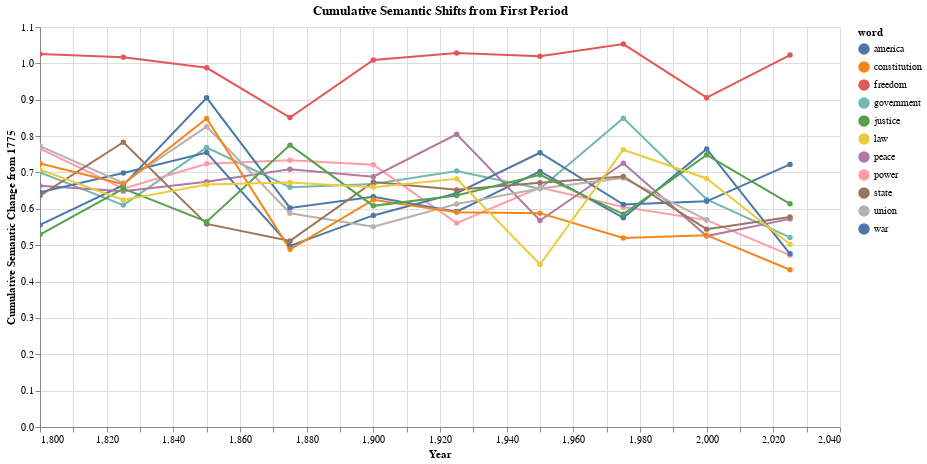

The code cell stored with this chart in its notebook:
### Code cell
shift_data = []
# Use first period as reference
base_period = periods[0]
base_model = models[base_period]

for current_period in periods[1:]:
    current_model = models[current_period]
    aligner = ProcustesAligner()
    metrics = aligner.fit(
        base_model.embeddings,
        current_model.embeddings,
        base_model.vocabulary,
        current_model.vocabulary,
    )

    for word in target_words:
        sim = aligner.get_word_similarity(
            word, base_model.embeddings, current_model.embeddings
        )
        if sim is not None:
            shift_data.append(
                {"period": current_period, "word": word, "cumulative_shift": 1 - sim}
            )

df_cumulative = pd.DataFrame(shift_data)
df_cumulative["year"] = df_cumulative["period"].apply(lambda x: int(x.split("-")[0]))

cumulative_timeline = (
    alt.Chart(df_cumulative)
    .mark_line(point=True)
    .encode(
        x=alt.X("year:Q", title="Year"),
        y=alt.Y("cumulative_shift:Q", title="Cumulative Semantic Change from 1775"),
        color="word:N",
        tooltip=["word", "year", "cumulative_shift"],
    )
    .properties(
        width=800, height=400, title="Cumulative Semantic Shifts from First Period"
    )
    .interactive()
)

cumulative_timeline

### Figure 1 — Vega-Lite specification as saved in the notebook (floating-point values rounded to 4 significant figures)
{"config": {"view": {"continuousWidth": 300, "continuousHeight": 300}}, "data": {"name": "data-6805920eb45ba1dc36607e3e72e9f119"}, "mark": {"type": "line", "point": true}, "encoding": {"color": {"field": "word", "type": "nominal"}, "tooltip": [{"field": "word", "type": "nominal"}, {"field": "year", "type": "quantitative"}, {"field": "cumulative_shift", "type": "quantitative"}], "x": {"field": "year", "title": "Year", "type": "quantitative"}, "y": {"field": "cumulative_shift", "title": "Cumulative Semantic Change from 1775", "type": "quantitative"}}, "height": 400, "params": [{"name": "param_2", "select": {"type": "interval", "encodings": ["x", "y"]}, "bind": "scales"}], "title": "Cumulative Semantic Shifts from First Period", "width": 800, "$schema": "https://vega.github.io/schema/vega-lite/v5.20.1.json", "datasets": {"data-6805920eb45ba1dc36607e3e72e9f119": [{"period": "1800-1824", "word": "freedom", "cumulative_shift": 1.026, "year": 1800}, {"period": "1800-1824", "word": "government", "cumulative_shift": 0.6998, "year": 1800}, {"period": "1800-1824", "word": "power", "cumulative_shift": 0.7655, "year": 1800}, {"period": "1800-1824", "word": "war", "cumulative_shift": 0.5556, "year": 1800}, {"period": "1800-1824", "word": "peace", "cumulative_shift": 0.6634, "year": 1800}, {"period": "1800-1824", "word": "america", "cumulative_shift": 0.6452, "year": 1800}, {"period": "1800-1824", "word": "union", "cumulative_shift": 0.7724, "year": 1800}, {"period": "1800-1824", "word": "state", "cumulative_shift": 0.6362, "year": 1800}, {"period": "1800-1824", "word": "constitution", "cumulative_shift": 0.7249, "year": 1800}, {"period": "1800-1824", "word": "justice", "cumulative_shift": 0.529, "year": 1800}, {"period": "1800-1824", "word": "law", "cumulative_shift": 0.7078, "year": 1800}, {"period": "1825-1849", "word": "freedom", "cumulative_shift": 1.017, "year": 1825}, {"period": "1825-1849", "word": "government", "cumulative_shift": 0.6103, "year": 1825}, {"period": "1825-1849", "word": "power", "cumulative_shift": 0.6551, "year": 1825}, {"period": "1825-1849", "word": "war", "cumulative_shift": 0.6651, "year": 1825}, {"period": "1825-1849", "word": "peace", "cumulative_shift": 0.6483, "year": 1825}, {"period": "1825-1849", "word": "america", "cumulative_shift": 0.6984, "year": 1825}, {"period": "1825-1849", "word": "union", "cumulative_shift": 0.6711, "year": 1825}, {"period": "1825-1849", "word": "state", "cumulative_shift": 0.7832, "year": 1825}, {"period": "1825-1849", "word": "constitution", "cumulative_shift": 0.6677, "year": 1825}, {"period": "1825-1849", "word": "justice", "cumulative_shift": 0.6558, "year": 1825}, {"period": "1825-1849", "word": "law", "cumulative_shift": 0.6245, "year": 1825}, {"period": "1850-1874", "word": "freedom", "cumulative_shift": 0.9877, "year": 1850}, {"period": "1850-1874", "word": "government", "cumulative_shift": 0.7687, "year": 1850}, {"period": "1850-1874", "word": "power", "cumulative_shift": 0.7237, "year": 1850}, {"period": "1850-1874", "word": "war", "cumulative_shift": 0.9052, "year": 1850}, {"period": "1850-1874", "word": "peace", "cumulative_shift": 0.6747, "year": 1850}, {"period": "1850-1874", "word": "america", "cumulative_shift": 0.7549, "year": 1850}, {"period": "1850-1874", "word": "union", "cumulative_shift": 0.8259, "year": 1850}, {"period": "1850-1874", "word": "state", "cumulative_shift": 0.5585, "year": 1850}, {"period": "1850-1874", "word": "constitution", "cumulative_shift": 0.8484, "year": 1850}, {"period": "1850-1874", "word": "justice", "cumulative_shift": 0.5647, "year": 1850}, {"period": "1850-1874", "word": "law", "cumulative_shift": 0.667, "year": 1850}, {"period": "1875-1899", "word": "freedom", "cumulative_shift": 0.8509, "year": 1875}, {"period": "1875-1899", "word": "government", "cumulative_shift": 0.6592, "year": 1875}, {"period": "1875-1899", "word": "power", "cumulative_shift": 0.7335, "year": 1875}, {"period": "1875-1899", "word": "war", "cumulative_shift": 0.6026, "year": 1875}, {"period": "1875-1899", "word": "peace", "cumulative_shift": 0.709, "year": 1875}, {"period": "1875-1899", "word": "america", "cumulative_shift": 0.4981, "year": 1875}, {"period": "1875-1899", "word": "union", "cumulative_shift": 0.5879, "year": 1875}, {"period": "1875-1899", "word": "state", "cumulative_shift": 0.5118, "year": 1875}, {"period": "1875-1899", "word": "constitution", "cumulative_shift": 0.4886, "year": 1875}, {"period": "1875-1899", "word": "justice", "cumulative_shift": 0.7752, "year": 1875}, {"period": "1875-1899", "word": "law", "cumulative_shift": 0.6725, "year": 1875}, {"period": "1900-1924", "word": "freedom", "cumulative_shift": 1.009, "year": 1900}, {"period": "1900-1924", "word": "government", "cumulative_shift": 0.6684, "year": 1900}, {"period": "1900-1924", "word": "power", "cumulative_shift": 0.7213, "year": 1900}, {"period": "1900-1924", "word": "war", "cumulative_shift": 0.6333, "year": 1900}, {"period": "1900-1924", "word": "peace", "cumulative_shift": 0.6882, "year": 1900}, {"period": "1900-1924", "word": "america", "cumulative_shift": 0.5819, "year": 1900}, {"period": "1900-1924", "word": "union", "cumulative_shift": 0.551, "year": 1900}, {"period": "1900-1924", "word": "state", "cumulative_shift": 0.6737, "year": 1900}, {"period": "1900-1924", "word": "constitution", "cumulative_shift": 0.6251, "year": 1900}, {"period": "1900-1924", "word": "justice", "cumulative_shift": 0.6082, "year": 1900}, {"period": "1900-1924", "word": "law", "cumulative_shift": 0.6591, "year": 1900}, {"period": "1925-1949", "word": "freedom", "cumulative_shift": 1.028, "year": 1925}, {"period": "1925-1949", "word": "government", "cumulative_shift": 0.7039, "year": 1925}, {"period": "1925-1949", "word": "power", "cumulative_shift": 0.5608, "year": 1925}, {"period": "1925-1949", "word": "war", "cumulative_shift": 0.5923, "year": 1925}, {"period": "1925-1949", "word": "peace", "cumulative_shift": 0.8049, "year": 1925}, {"period": "1925-1949", "word": "america", "cumulative_shift": 0.643, "year": 1925}, {"period": "1925-1949", "word": "union", "cumulative_shift": 0.6134, "year": 1925}, {"period": "1925-1949", "word": "state", "cumulative_shift": 0.6521, "year": 1925}, {"period": "1925-1949", "word": "constitution", "cumulative_shift": 0.5903, "year": 1925}, {"period": "1925-1949", "word": "justice", "cumulative_shift": 0.6365, "year": 1925}, {"period": "1925-1949", "word": "law", "cumulative_shift": 0.6825, "year": 1925}, {"period": "1950-1974", "word": "freedom", "cumulative_shift": 1.02, "year": 1950}, {"period": "1950-1974", "word": "government", "cumulative_shift": 0.6554, "year": 1950}, {"period": "1950-1974", "word": "power", "cumulative_shift": 0.6586, "year": 1950}, {"period": "1950-1974", "word": "war", "cumulative_shift": 0.7027, "year": 1950}, {"period": "1950-1974", "word": "peace", "cumulative_shift": 0.5679, "year": 1950}, {"period": "1950-1974", "word": "america", "cumulative_shift": 0.7542, "year": 1950}, {"period": "1950-1974", "word": "union", "cumulative_shift": 0.6561, "year": 1950}, {"period": "1950-1974", "word": "state", "cumulative_shift": 0.6715, "year": 1950}, {"period": "1950-1974", "word": "constitution", "cumulative_shift": 0.5881, "year": 1950}, {"period": "1950-1974", "word": "justice", "cumulative_shift": 0.6937, "year": 1950}, {"period": "1950-1974", "word": "law", "cumulative_shift": 0.4469, "year": 1950}, {"period": "1975-1999", "word": "freedom", "cumulative_shift": 1.053, "year": 1975}, {"period": "1975-1999", "word": "government", "cumulative_shift": 0.8493, "year": 1975}, {"period": "1975-1999", "word": "power", "cumulative_shift": 0.6047, "year": 1975}, {"period": "1975-1999", "word": "war", "cumulative_shift": 0.5754, "year": 1975}, {"period": "1975-1999", "word": "peace", "cumulative_shift": 0.7254, "year": 1975}, {"period": "1975-1999", "word": "america", "cumulative_shift": 0.6119, "year": 1975}, {"period": "1975-1999", "word": "union", "cumulative_shift": 0.6847, "year": 1975}, {"period": "1975-1999", "word": "state", "cumulative_shift": 0.6891, "year": 1975}, {"period": "1975-1999", "word": "constitution", "cumulative_shift": 0.52, "year": 1975}, {"period": "1975-1999", "word": "justice", "cumulative_shift": 0.5854, "year": 1975}, {"period": "1975-1999", "word": "law", "cumulative_shift": 0.7624, "year": 1975}, {"period": "2000-2024", "word": "freedom", "cumulative_shift": 0.9057, "year": 2000}, {"period": "2000-2024", "word": "government", "cumulative_shift": 0.6258, "year": 2000}, {"period": "2000-2024", "word": "power", "cumulative_shift": 0.569, "year": 2000}, {"period": "2000-2024", "word": "war", "cumulative_shift": 0.7646, "year": 2000}, {"period": "2000-2024", "word": "peace", "cumulative_shift": 0.5251, "year": 2000}, {"period": "2000-2024", "word": "america", "cumulative_shift": 0.6205, "year": 2000}, {"period": "2000-2024", "word": "union", "cumulative_shift": 0.5698, "year": 2000}, {"period": "2000-2024", "word": "state", "cumulative_shift": 0.5442, "year": 2000}, {"period": "2000-2024", "word": "constitution", "cumulative_shift": 0.5275, "year": 2000}, {"period": "2000-2024", "word": "justice", "cumulative_shift": 0.7484, "year": 2000}, {"period": "2000-2024", "word": "law", "cumulative_shift": 0.6833, "year": 2000}, {"period": "2025-2049", "word": "freedom", "cumulative_shift": 1.023, "year": 2025}, {"period": "2025-2049", "word": "government", "cumulative_shift": 0.5214, "year": 2025}, {"period": "2025-2049", "word": "power", "cumulative_shift": 0.4726, "year": 2025}, {"period": "2025-2049", "word": "war", "cumulative_shift": 0.4763, "year": 2025}, {"period": "2025-2049", "word": "peace", "cumulative_shift": 0.5723, "year": 2025}, {"period": "2025-2049", "word": "america", "cumulative_shift": 0.7221, "year": 2025}, {"period": "2025-2049", "word": "state", "cumulative_shift": 0.5772, "year": 2025}, {"period": "2025-2049", "word": "constitution", "cumulative_shift": 0.4324, "year": 2025}, {"period": "2025-2049", "word": "justice", "cumulative_shift": 0.6139, "year": 2025}, {"period": "2025-2049", "word": "law", "cumulative_shift": 0.5025, "year": 2025}]}}
